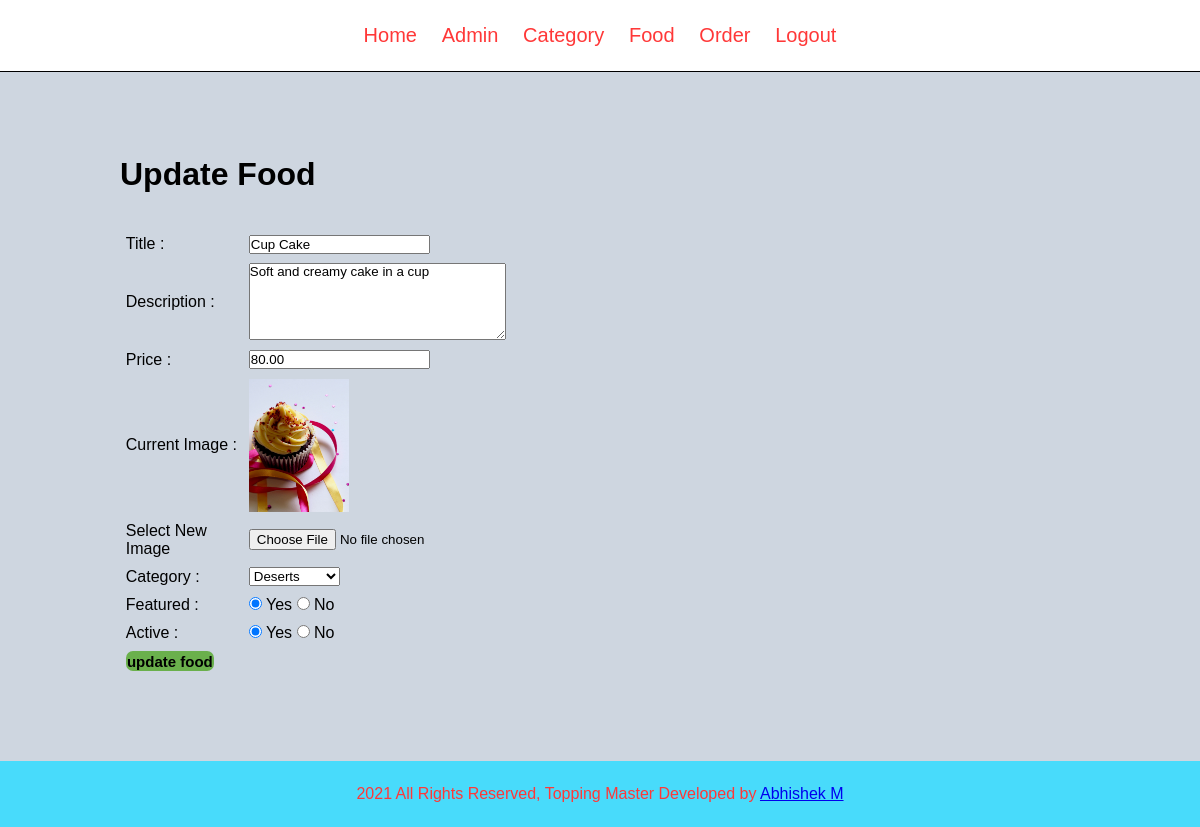
The app's page /admin/update-food.php?id=27 (signed in) with its own data.
### tables this page shows
CREATE TABLE `tbl_food` (
  `id` int(10) UNSIGNED NOT NULL,
  `title` varchar(100) NOT NULL,
  `description` text NOT NULL,
  `price` decimal(10,2) NOT NULL,
  `image_name` varchar(255) NOT NULL,
  `category_id` int(10) UNSIGNED NOT NULL,
  `featured` varchar(10) NOT NULL,
  `active` varchar(10) NOT NULL
);

CREATE TABLE `tbl_category` (
  `id` int(10) UNSIGNED NOT NULL,
  `title` varchar(100) NOT NULL,
  `image_name` varchar(255) NOT NULL,
  `featured` varchar(10) NOT NULL,
  `active` varchar(10) NOT NULL
);

### admin/update-food.php (the view, shortened to what this page needs)
<?php include('partial/menu.php') ?>
<div class="main-content">
    <div class="wrapper">
        <h1>Update Food</h1>
        <br><br>
        <?php
            if(isset($_GET['id']))
            {
                $id = $_GET['id'];
                $sql2 = "SELECT * FROM tbl_food WHERE id=$id";
                $res2 = mysqli_query($conn, $sql2);
                $row2=mysqli_fetch_assoc($res2);
                $title = $row2['title'];
                $description = $row2['description'];
                $price = $row2['price'];
                $current_image = $row2['image_name'];
                $current_category = $row2['category_id'];
                $featured = $row2['featured'];
                $active = $row2['active'];
            }
            else
            {
                header('location:'.SITEURL.'admin/manage-food.php');
            }
        ?>
        <form action="" method="POST" enctype = "multipart/form-data">
            <table class = "tbl-30">
                <tr>
                    <td>Title :</td>
                    <td>
                        <input type="text" name="title" value= "<?php echo $title; ?>">
                    </td>
                </tr>
                <tr>
                    <td>Description :</td>
                    <td>
                        <textarea name="description"  cols="30" rows="5" ><?php echo $description ; ?></textarea>
                    </td>
                </tr>
                <tr>
                    <td>Price :</td>
                    <td>
                        <input type="number" name="price" value= "<?php echo $price; ?>" >
                    </td>
                </tr>
                <tr>
                    <td>Current Image :</td>
                    <td>
                        <?php
                            if($current_image == "")
                            {
                                echo "<div class = 'error'>Image not available<?div>";
                            }
                            else
                            {
                                ?>
                                <img src="<?php echo SITEURL; ?>images/food/<?php echo $current_image ; ?> " width="100px">
                                <?php
                            }
                        ?>
                    </td>
                </tr>
                <tr>
                    <td>Select New Image</td>
                    <td>
                        <input type="file" name="image" >
                    </td>
                </tr>
                <tr>
                    <td>Category :</td>
                    <td>
                        <select name="category">
                            <?php
                                $sql = "SELECT * FROM tbl_category WHERE active='Yes'";
                                $res = mysqli_query($conn, $sql);
                                $count = mysqli_num_rows($res);
                                if($count>0)
                                {
                                    while($row=mysqli_fetch_assoc($res))
                                    {
                                        $category_title = $row['title'];
                                        $category_id = $row['id'];
                                        ?>
                                            <option <?php if($current_category == $category_id){echo "selected";} ?> value="<?php echo $category_id; ?>"><?php echo $category_title ; ?> </option>
                                        <?php
                                    }
                                }
                                else
                                {
                                    echo "<option value='0'> Category Not Available </option>";
                                }
                            ?>
                        </select>
                    </td>
                </tr>
                <tr>
                    <td>Featured : </td>
                    <td>
                        <input <?php if($featured=="Yes") {echo "checked";} ?> type="radio" name="featured" value="Yes"> Yes
                        <input <?php if($featured=="No") {echo "checked";} ?> type="radio" name="featured" value="No"> No
                    </td>
                </tr>
                <tr>
                    <td>Active : </td>
                    <td>
                        <input <?php if($active=="Yes") {echo "checked";} ?> type="radio" name="active" value="Yes"> Yes
                        <input <?php if($active=="No") {echo "checked";} ?> type="radio" name="active" value="No"> No
                    </td>
                </tr>
                <tr>
                    <td>
                        <input type="submit" name="submit" value="update food" class= " btn btn-secondary">
                    </td>
                </tr>
            </table>
        </form>
    </div>
</div>
<?php include('partial/footer.php') ?>

### css/owner.css (style rules this page uses)
* { margin: 0; padding: 0; font-family: Arial, Helvetica, sans-serif; }
.wrapper { width: 80%; padding:2%; margin: 0 auto; }
.tbl-30 { width:40%; }
table tr td { padding: 1%; text-align: left; }
.btn { padding: 1%; border: none; font-size: 15px; border-radius:7px; }
.btn-secondary { background-color: #6ab04c; padding: 1%; color: black; text-decoration: none; font-weight: bold; }
.main-content { background-color: #ced6e0; padding: 5% 0; }

### records on screen
tbl_food: title "Cup Cake", description "Soft and creamy cake in a cup", price "80.00", image_name (picture), category "Deserts", featured "☑", active "☑"
